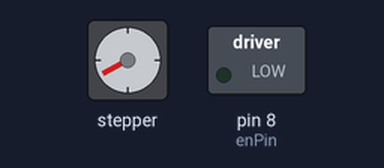
The sketch below on a simulated Arduino Uno, built with avr-gcc and run on an emulated ATmega328P. Shown: stepper motor, switched loads named in the sketch (green lamp = pin HIGH). Stepper angles assume 200 steps per turn.

Above: at 0.15 s.
At 39.87 s:
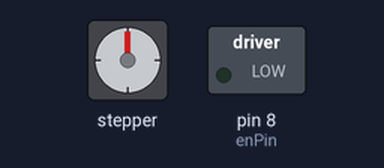
Timing chart, 0 to 40.0 s (numbered marks = the images above):
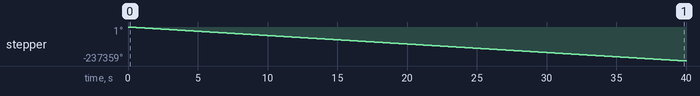

The sketch:

motorino.ino
```cpp
#include <Stepper.h>

#define STEPS 200

const int dirPin = 4;
const int stepPin = 2;
const int enPin = 8;
#define motorInterfaceType 1;

Stepper myStepper(STEPS, 4, 2);


void setup() {
  // put your setup code here, to run once:

  myStepper.setSpeed(1000);
  pinMode( enPin ,OUTPUT);
  digitalWrite( enPin , LOW);
}

void loop() {
  // put your main code here, to run repeatedly:

  //myStepper.step(10);
  myStepper.step(-STEPS);
  /*if(cnt < 10)
    myStepper.step(10);

  else
    myStepper.step(-10);

   cnt++;+*/
}
```

Measured:
- by itself, stepper: keeps turning counter-clockwise at about 5935°/s
